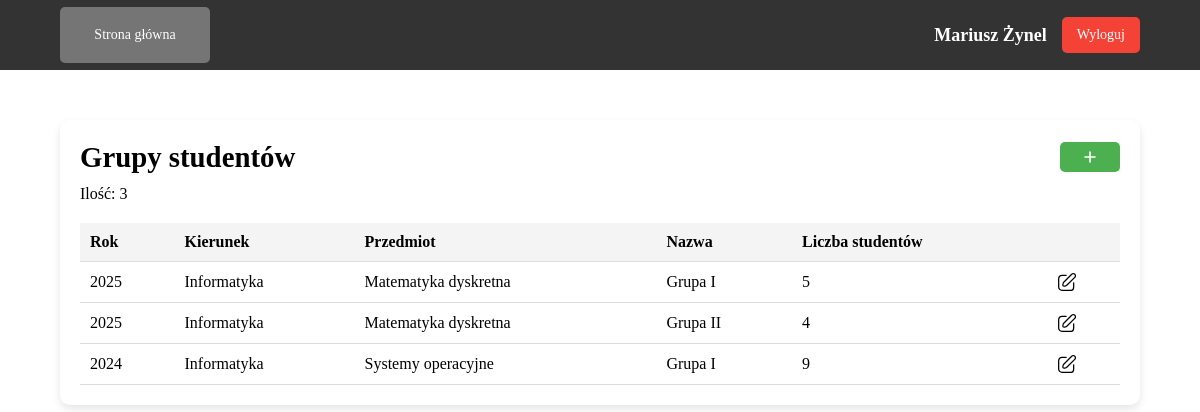
The app's page /teacher/student_groups.php (signed in) with its own data.
### tables this page shows
CREATE TABLE `tGrupy` (
  `ID` int NOT NULL,
  `rok` year NOT NULL,
  `nazwa` varchar(255) NOT NULL,
  `id_wykladowcy` int NOT NULL,
  `id_przedmiotu` int NOT NULL,
  `id_kierunku` int NOT NULL
);

CREATE TABLE `tKierunki` (
  `ID` int NOT NULL,
  `nazwa` varchar(255) NOT NULL,
  `uwagi` text
);

CREATE TABLE `tPrzedmioty` (
  `ID` int NOT NULL,
  `nazwa` varchar(100) NOT NULL,
  `uwagi` text,
  `id_kierunku` int DEFAULT NULL
);

### config/functions.php (called while the page is built, shortened)
<?php
    function getGroupCountByTeacherId($conn, $table, $userId) {
        $query = "  SELECT
                        COUNT(*)
                    FROM
                        $table
                    WHERE
                        id_wykladowcy = '$userId'";
        $result = mysqli_query($conn, $query);
        $row = mysqli_fetch_row($result);
        return $row[0];
    }
    function getStudentCountByGroup($conn, $userId) {
        $query = "
                SELECT
                    g.ID AS group_id,
                    COUNT(gs.id_studenta) AS student_count
                FROM
                    tGrupy g
                LEFT JOIN
                    tGrupyStudenci gs
                ON
                    g.ID = gs.id_grupy
                WHERE
                    g.id_wykladowcy = '$userId'
                GROUP BY
                    g.ID;
        ";
        $result = mysqli_query($conn, $query);
        $data = [];
        while ($row = mysqli_fetch_assoc($result)) {
            $data[$row['group_id']] = $row['student_count'];
        }
        return $data;
    }
    function getStudentGroups($conn, $userId) {
        $query = "
            SELECT
                g.ID,
                g.rok,
                g.nazwa AS nazwa_grupy,
                u.nazwa AS nazwa_kierunku,
                p.nazwa AS przedmiot,
                g.id_wykladowcy
            FROM tGrupy g
            JOIN tKierunki u ON g.id_kierunku = u.ID
            JOIN tPrzedmioty p ON g.id_przedmiotu = p.ID
            WHERE g.id_wykladowcy = '$userId'
        ";
        $result = mysqli_query($conn, $query);
        return $result;
    }
?>

### public/teacher/student_groups.php (the view, shortened to what this page needs)
<?php
    require_once('../../config/connect.php');
    require_once('../../config/functions.php');
    $user_id = $_SESSION['user_id'];
    $studentGroupCount = getGroupCountByTeacherId($conn, 'tGrupy', $user_id);
    $studentCountAtGroup = getStudentCountByGroup($conn, $user_id);
    $studentGroupInfo = getStudentGroups($conn, $user_id);
?>
<!DOCTYPE html>
<html lang="en">
<head>
    <link rel="stylesheet" href="../../assets/css/main.css">
</head>
<body>
    <header>
        <div class="header-content">
            <div class="left-header">
                <a class="nav-btn" href="teacher_dashboard.php">Strona główna</a>
            </div>
            <div class="right-header">
                <span class="name"><?php echo $_SESSION['user_name'] . ' ' . $_SESSION['user_surname']; ?></span>
                <?php
                    include('../../includes/logout_modal.php');
                ?>
            </div>
        </div>
    </header>
    <main class="main">
        <div class="container">
            <div class="title">
                <h1>Grupy studentów</h1>
                <button class="add-btn" onclick="addEntity()">
                    <img src="../../assets/images/icons/plus.svg" alt="Plus icon" class="add-icon">
                </button>
            </div>
            <p>Ilość: <?php echo $studentGroupCount; ?></p>
            <table>
                <thead>
                    <tr>
                        <th>Rok</th>
                        <th>Kierunek</th>
                        <th>Przedmiot</th>
                        <th>Nazwa</th>
                        <th>Liczba studentów</th>
                        <th></th>
                    </tr>
                </thead>
                <tbody>
                    <?php while ($groupData = mysqli_fetch_assoc($studentGroupInfo)): ?>
                        <tr>
                            <td><?php echo $groupData['rok']; ?></td>
                            <td><?php echo $groupData['nazwa_kierunku']; ?></td>
                            <td><?php echo $groupData['przedmiot']; ?></td>
                            <td><?php echo $groupData['nazwa_grupy']; ?></td>
                            <td>
                            <?php
                                $groupId = $groupData['ID'];
                                echo $studentCountAtGroup[$groupId] ?? 0;
                            ?>
                            </td>
                            <td>
                                <a href="edit_group.php?group_id=<?php echo $groupData['ID']; ?>" class="btn-edit">
                                    <img src="../../assets/images/icons/edit.svg" class="edit-icon">
                                </a>
                            </td>
                        </tr>
                    <?php endwhile; ?>
                </tbody>
            </table>
        </div>
    </main>
</body>
</html>

### assets/css/main.css (style rules this page uses)
* { padding: 0px; margin: 0px; border: none; }
*, *::before, *::after { box-sizing: border-box; }
a, a:link, a:visited { text-decoration: none; }
aside, nav, footer, header, section, main { display: block; }
h1, h2, h3, h4, h5, h6, p { font-size: inherit; font-weight: inherit; }
img { vertical-align: top; }
img, svg { max-width: 100%; height: auto; }
input, textarea, button, select { font-family: inherit; font-size: inherit; color: inherit; background-color: transparent; }
button, input[type=submit] { display: inline-block; box-shadow: none; background-color: transparent; background: none; cursor: pointer; }
h1 { font-size: 1.8rem; font-weight: bold; line-height: 1.2; }
p { margin-top: 10px; }
.container { width: 90%; padding: 20px; box-shadow: 0px 4px 8px rgba(0, 0, 0, 0.1); border-radius: 10px; }
.main { margin-top: 50px; display: flex; justify-content: center; align-items: center; }
header { height: 70px; width: 100%; background-color: #333333; display: flex; align-items: center; justify-content: center; }
.header-content { width: 90%; display: flex; justify-content: space-between; }
.right-header { display: flex; justify-content: space-between; align-items: center; gap: 15px; }
.left-header { display: flex; justify-content: space-between; align-items: center; gap: 15px; }
.nav-btn { background-color: #757575; color: white; width: 150px; padding: 20px 20px; cursor: pointer; font-size: 14px; border-radius: 5px; text-align: center; }
.name { font-size: 18px; font-weight: bold; color: #fff; }
.title { display: flex; justify-content: space-between; align-items: center; }
.add-btn { width: 60px; height: 30px; background-color: #4CAF50; border-radius: 5px; cursor: pointer; }
.edit-icon { width: 20px; height: 20px; }
.add-icon { width: 20px; height: 20px; }
table { width: 100%; margin-top: 20px; border-collapse: collapse; }
th, td { padding: 10px; text-align: left; border-bottom: 1px solid #ddd; }
th { background-color: #f4f4f4; color: black; }

### records on screen
tgrupy: rok "2025", id_kierunku.nazwa "Informatyka", id_przedmiotu.nazwa "Matematyka dyskretna", nazwa "Grupa I", ID "5"
tgrupy: rok "2025", id_kierunku.nazwa "Informatyka", id_przedmiotu.nazwa "Matematyka dyskretna", nazwa "Grupa II", ID "4"
tgrupy: rok "2024", id_kierunku.nazwa "Informatyka", id_przedmiotu.nazwa "Systemy operacyjne", nazwa "Grupa I", ID "9"

### other values on screen
$_SESSION['user_name'] "Mariusz"
$_SESSION['user_surname'] "Żynel"
$studentGroupCount "3"
